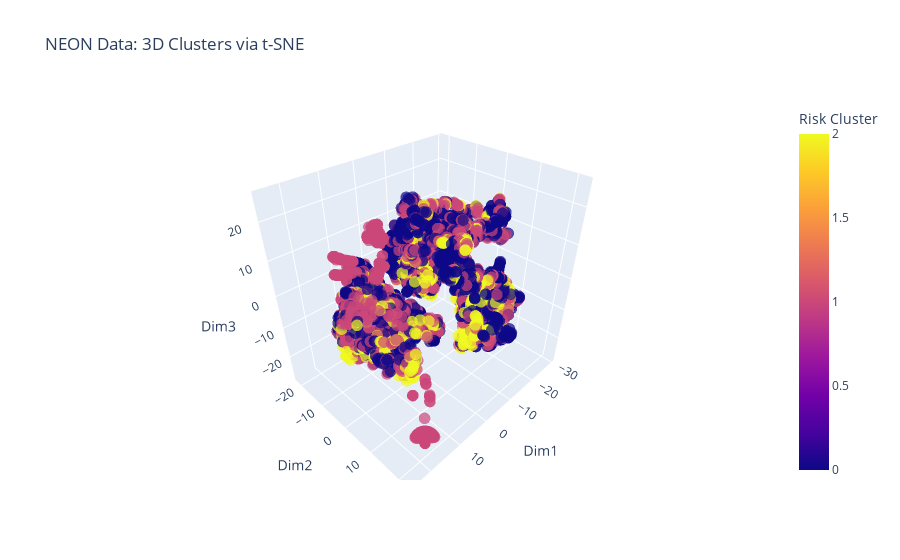

Notebook source saved alongside this figure:
### Code cell
import pandas as pd
import plotly.express as px
from sklearn.preprocessing import StandardScaler
from sklearn.manifold import TSNE

# Assuming your dataset is loaded as df
features = df.drop(columns=['datetime', 'risk_cluster'])

# 1. Standardize features
scaler = StandardScaler()
X_scaled = scaler.fit_transform(features)

# 2. Reduce to 3D using t-SNE
tsne = TSNE(n_components=3, perplexity=30, n_iter=1000, random_state=42)
X_tsne = tsne.fit_transform(X_scaled)

# 3. Create DataFrame with t-SNE results + cluster
tsne_df = pd.DataFrame(X_tsne, columns=['Dim1', 'Dim2', 'Dim3'])
tsne_df['cluster'] = df['risk_cluster'].values

# 4. Interactive 3D scatter plot
fig = px.scatter_3d(
    tsne_df,
    x='Dim1',
    y='Dim2',
    z='Dim3',
    color='cluster',
    opacity=0.7,
    labels={'cluster':'Risk Cluster'},
    title='NEON Data: 3D Clusters via t-SNE'
)

fig.update_traces(marker=dict(size=4))  # adjust marker size
fig.show()

### Figure 1 — Plotly figure (JSON) as saved in the notebook; plotly's stock layout.template omitted (floating-point values rounded to 4 significant figures; data arrays with more than 128 entries replaced by an {"elided": "..."} marker saying what was removed)
{"data": [{"hovertemplate": "Dim1=%{x}<br>Dim2=%{y}<br>Dim3=%{z}<br>Risk Cluster=%{marker.color}<extra></extra>", "legendgroup": "", "marker": {"color": {"elided": "8613 int values"}, "coloraxis": "coloraxis", "opacity": 0.7, "size": 4, "symbol": "circle"}, "mode": "markers", "name": "", "scene": "scene", "showlegend": false, "type": "scatter3d", "x": {"elided": "8613 float values"}, "y": {"elided": "8613 float values"}, "z": {"elided": "8613 float values"}}], "layout": {"coloraxis": {"colorbar": {"title": {"text": "Risk Cluster"}}, "colorscale": [[0, "#0d0887"], [0.1111, "#46039f"], [0.2222, "#7201a8"], [0.3333, "#9c179e"], [0.4444, "#bd3786"], [0.5556, "#d8576b"], [0.6667, "#ed7953"], [0.7778, "#fb9f3a"], [0.8889, "#fdca26"], [1, "#f0f921"]]}, "legend": {"tracegroupgap": 0}, "scene": {"domain": {"x": [0, 1], "y": [0, 1]}, "xaxis": {"title": {"text": "Dim1"}}, "yaxis": {"title": {"text": "Dim2"}}, "zaxis": {"title": {"text": "Dim3"}}}, "title": {"text": "NEON Data: 3D Clusters via t-SNE"}}}
